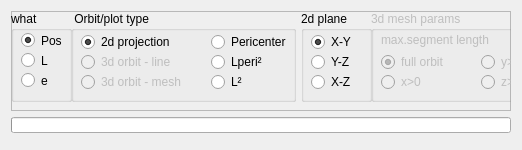
      <widget class="QWidget" name="tab_o">
       <attribute name="title">
        <string>Orbit</string>
       </attribute>
       <layout class="QVBoxLayout" name="verticalLayout_2">
        <item>
         <widget class="QFrame" name="frame_3">
          <property name="sizePolicy">
           <sizepolicy hsizetype="MinimumExpanding" vsizetype="Preferred">
            <horstretch>0</horstretch>
            <verstretch>0</verstretch>
           </sizepolicy>
          </property>
          <property name="minimumSize">
           <size>
            <width>500</width>
            <height>100</height>
           </size>
          </property>
          <property name="frameShape">
           <enum>QFrame::StyledPanel</enum>
          </property>
          <property name="frameShadow">
           <enum>QFrame::Raised</enum>
          </property>
          <widget class="QGroupBox" name="groupBox_2">
           <property name="geometry">
            <rect>
             <x>60</x>
             <y>0</y>
             <width>225</width>
             <height>91</height>
            </rect>
           </property>
           <property name="toolTip">
            <string>3d orbit draw style</string>
           </property>
           <property name="title">
            <string> Orbit/plot type </string>
           </property>
           <widget class="QRadioButton" name="radioButton_2dorbit">
            <property name="geometry">
             <rect>
              <x>10</x>
              <y>20</y>
              <width>121</width>
              <height>22</height>
             </rect>
            </property>
            <property name="text">
             <string>2d projection</string>
            </property>
            <property name="checked">
             <bool>true</bool>
            </property>
           </widget>
           <widget class="QRadioButton" name="radioButton_3dline">
            <property name="enabled">
             <bool>false</bool>
            </property>
            <property name="geometry">
             <rect>
              <x>10</x>
              <y>40</y>
              <width>131</width>
              <height>22</height>
             </rect>
            </property>
            <property name="text">
             <string>3d orbit - line</string>
            </property>
           </widget>
           <widget class="QRadioButton" name="radioButton_3dmesh">
            <property name="enabled">
             <bool>false</bool>
            </property>
            <property name="geometry">
             <rect>
              <x>10</x>
              <y>60</y>
              <width>141</width>
              <height>22</height>
             </rect>
            </property>
            <property name="text">
             <string>3d orbit - mesh</string>
            </property>
           </widget>
           <widget class="QRadioButton" name="radioButton_opPericenter">
            <property name="geometry">
             <rect>
              <x>140</x>
              <y>20</y>
              <width>82</width>
              <height>22</height>
             </rect>
            </property>
            <property name="toolTip">
             <string>Pericenter radius</string>
            </property>
            <property name="text">
             <string>Pericenter</string>
            </property>
           </widget>
           <widget class="QRadioButton" name="radioButton_opLPeri">
            <property name="geometry">
             <rect>
              <x>140</x>
              <y>40</y>
              <width>82</width>
              <height>22</height>
             </rect>
            </property>
            <property name="toolTip">
             <string>Angular momentum at pericenter</string>
            </property>
            <property name="text">
             <string>Lperi²</string>
            </property>
           </widget>
           <widget class="QRadioButton" name="radioButton_opL">
            <property name="geometry">
             <rect>
              <x>140</x>
              <y>60</y>
              <width>82</width>
              <height>22</height>
             </rect>
            </property>
            <property name="toolTip">
             <string>Angular momentum distribution</string>
            </property>
            <property name="text">
             <string>L²</string>
            </property>
           </widget>
          </widget>
          <widget class="QGroupBox" name="groupBox_2dplane">
           <property name="geometry">
            <rect>
             <x>290</x>
             <y>0</y>
             <width>71</width>
             <height>91</height>
            </rect>
           </property>
           <property name="title">
            <string>2d plane</string>
           </property>
           <widget class="QRadioButton" name="radioButton_2d_xy">
            <property name="geometry">
             <rect>
              <x>10</x>
              <y>20</y>
              <width>71</width>
              <height>22</height>
             </rect>
            </property>
            <property name="text">
             <string>X-Y</string>
            </property>
            <property name="checked">
             <bool>true</bool>
            </property>
           </widget>
           <widget class="QRadioButton" name="radioButton_2d_yz">
            <property name="geometry">
             <rect>
              <x>10</x>
              <y>40</y>
              <width>71</width>
              <height>22</height>
             </rect>
            </property>
            <property name="text">
             <string>Y-Z</string>
            </property>
           </widget>
           <widget class="QRadioButton" name="radioButton_2d_xz">
            <property name="geometry">
             <rect>
              <x>10</x>
              <y>60</y>
              <width>71</width>
              <height>22</height>
             </rect>
            </property>
            <property name="text">
             <string>X-Z</string>
            </property>
            <property name="checked">
             <bool>false</bool>
            </property>
           </widget>
          </widget>
          <widget class="QGroupBox" name="groupBox_3dmesh">
           <property name="enabled">
            <bool>false</bool>
           </property>
           <property name="geometry">
            <rect>
             <x>360</x>
             <y>0</y>
             <width>261</width>
             <height>91</height>
            </rect>
           </property>
           <property name="title">
            <string>3d mesh params</string>
           </property>
           <widget class="QLineEdit" name="lineEdit_3dmesh_maxdist">
            <property name="geometry">
             <rect>
              <x>170</x>
              <y>20</y>
              <width>81</width>
              <height>23</height>
             </rect>
            </property>
           </widget>
           <widget class="QLabel" name="label_14">
            <property name="geometry">
             <rect>
              <x>10</x>
              <y>20</y>
              <width>161</width>
              <height>17</height>
             </rect>
            </property>
            <property name="text">
             <string>max.segment length</string>
            </property>
           </widget>
           <widget class="QRadioButton" name="radioButton_3dmesh_full">
            <property name="geometry">
             <rect>
              <x>10</x>
              <y>40</y>
              <width>91</width>
              <height>22</height>
             </rect>
            </property>
            <property name="text">
             <string>full orbit</string>
            </property>
            <property name="checked">
             <bool>true</bool>
            </property>
           </widget>
           <widget class="QRadioButton" name="radioButton_3dmesh_x">
            <property name="geometry">
             <rect>
              <x>10</x>
              <y>60</y>
              <width>91</width>
              <height>22</height>
             </rect>
            </property>
            <property name="text">
             <string>x&gt;0</string>
            </property>
           </widget>
           <widget class="QRadioButton" name="radioButton_3dmesh_y">
            <property name="geometry">
             <rect>
              <x>110</x>
              <y>40</y>
              <width>61</width>
              <height>22</height>
             </rect>
            </property>
            <property name="text">
             <string>y&gt;0</string>
            </property>
           </widget>
           <widget class="QRadioButton" name="radioButton_3dmesh_z">
            <property name="geometry">
             <rect>
              <x>110</x>
              <y>60</y>
              <width>61</width>
              <height>22</height>
             </rect>
            </property>
            <property name="text">
             <string>z&gt;0</string>
            </property>
           </widget>
           <widget class="QPushButton" name="pushButton_refresh3dmesh">
            <property name="geometry">
             <rect>
              <x>170</x>
              <y>50</y>
              <width>81</width>
              <height>31</height>
             </rect>
            </property>
            <property name="text">
             <string>Refresh</string>
            </property>
           </widget>
          </widget>
          <widget class="QGroupBox" name="groupBox">
           <property name="geometry">
            <rect>
             <x>0</x>
             <y>0</y>
             <width>61</width>
             <height>91</height>
            </rect>
           </property>
           <property name="title">
            <string>what</string>
           </property>
           <widget class="QRadioButton" name="radioButton_otP">
            <property name="geometry">
             <rect>
              <x>10</x>
              <y>20</y>
              <width>82</width>
              <height>19</height>
             </rect>
            </property>
            <property name="text">
             <string>Pos</string>
            </property>
            <property name="checked">
             <bool>true</bool>
            </property>
           </widget>
           <widget class="QRadioButton" name="radioButton_otL">
            <property name="geometry">
             <rect>
              <x>10</x>
              <y>40</y>
              <width>82</width>
              <height>19</height>
             </rect>
            </property>
            <property name="text">
             <string>L</string>
            </property>
           </widget>
           <widget class="QRadioButton" name="radioButton_otE">
            <property name="geometry">
             <rect>
              <x>10</x>
              <y>60</y>
              <width>82</width>
              <height>19</height>
             </rect>
            </property>
            <property name="text">
             <string>e</string>
            </property>
           </widget>
          </widget>
          <widget class="QPushButton" name="ButtonImportOrbit">
           <property name="geometry">
            <rect>
             <x>630</x>
             <y>13</y>
             <width>61</width>
             <height>31</height>
            </rect>
           </property>
           <property name="text">
            <string>Import</string>
           </property>
          </widget>
          <widget class="QPushButton" name="ButtonExportOrbit">
           <property name="geometry">
            <rect>
             <x>630</x>
             <y>50</y>
             <width>61</width>
             <height>31</height>
            </rect>
           </property>
           <property name="text">
            <string>Export</string>
           </property>
          </widget>
         </widget>
        </item>
        <item>
         <widget class="QProgressBar" name="progressBarOrbit">
          <property name="maximumSize">
           <size>
            <width>16777215</width>
            <height>16</height>
           </size>
          </property>
          <property name="value">
           <number>0</number>
          </property>
          <property name="textVisible">
           <bool>false</bool>
          </property>
         </widget>
        </item>
        <item>
         <widget class="QFrame" name="frame_orbitarea">
          <property name="sizePolicy">
           <sizepolicy hsizetype="Expanding" vsizetype="Expanding">
            <horstretch>0</horstretch>
            <verstretch>0</verstretch>
           </sizepolicy>
          </property>
          <property name="frameShape">
           <enum>QFrame::NoFrame</enum>
          </property>
          <property name="frameShadow">
           <enum>QFrame::Raised</enum>
          </property>
         </widget>
        </item>
       </layout>
      </widget>
